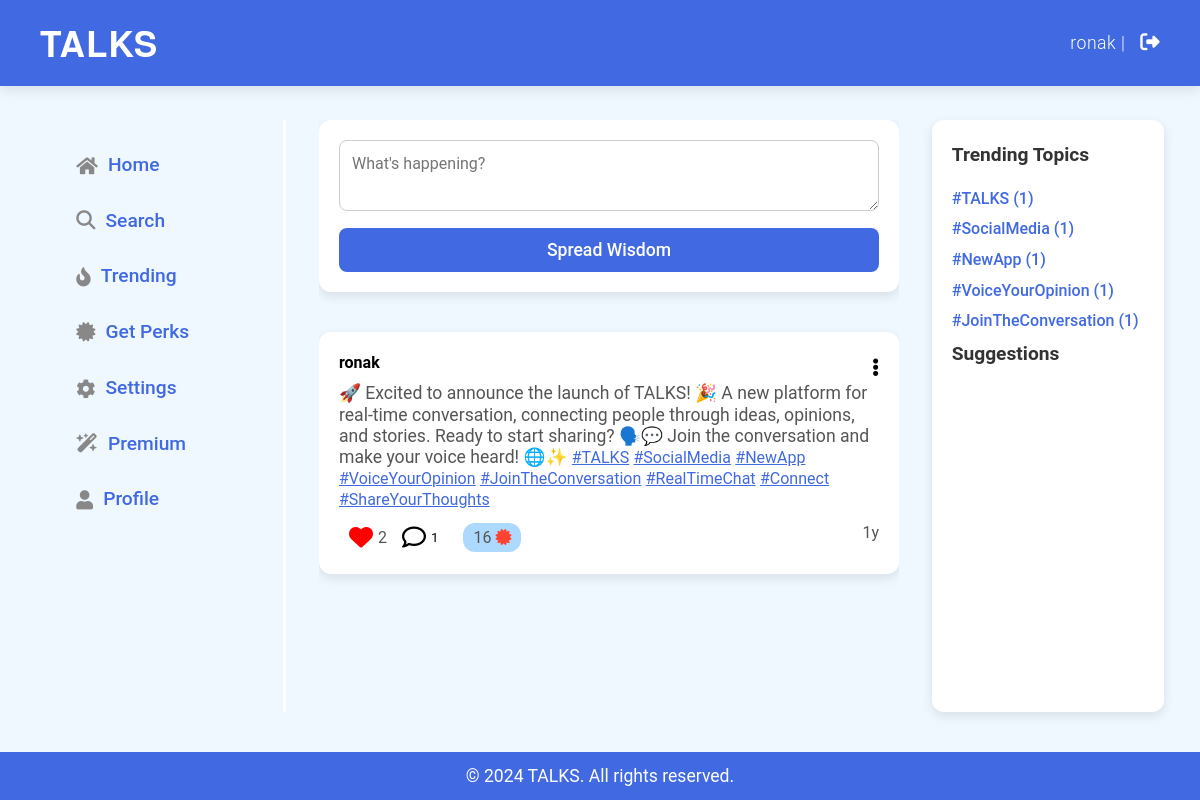
Screenshot of /home (signed in) with the database file from the repository.
### tables this page shows
CREATE TABLE users (
    id INTEGER PRIMARY KEY AUTOINCREMENT,
    username TEXT NOT NULL UNIQUE,
    email TEXT NOT NULL UNIQUE,
    password TEXT NOT NULL
, bio TEXT, contact TEXT, google_id TEXT, perks INT DEFAULT 0, login_streak INT DEFAULT 0, last_login_date DATE, subscriptions TEXT CHECK(subscriptions IN ('user','basic', 'premium', 'exclusive')) DEFAULT 'user');

CREATE TABLE comments (
    id INTEGER PRIMARY KEY AUTOINCREMENT,
    post_id INTEGER NOT NULL,
    user_id INTEGER NOT NULL,
    content TEXT NOT NULL,
    created_at TIMESTAMP DEFAULT CURRENT_TIMESTAMP,
    FOREIGN KEY (post_id) REFERENCES posts (id),
    FOREIGN KEY (user_id) REFERENCES users (id)
);

CREATE TABLE "posts" (
    id INTEGER PRIMARY KEY,
    user_id INTEGER NOT NULL,
    content TEXT NOT NULL,
    created_at TIMESTAMP DEFAULT CURRENT_TIMESTAMP
);

### app.py (the view)
@app.route("/home")
@login_required
def home():
    conn = get_db_connection()
    cursor = conn.cursor()
    user_id = session.get("user_id")  # Get user_id from session
    cursor.execute(
        """
        SELECT posts.id AS post_id, posts.content, posts.created_at, users.username AS post_user,
            COUNT(DISTINCT post_likes.id) AS like_count,
            COUNT(DISTINCT comments.id) AS comment_count,
            comments.id AS comment_id, comments.content AS comment_content,
            comment_users.username AS comment_user,
            COUNT(DISTINCT comment_likes.id) AS comment_like_count
        FROM posts
        JOIN users ON posts.user_id = users.id
        LEFT JOIN post_likes ON post_likes.post_id = posts.id
        LEFT JOIN comments ON comments.post_id = posts.id
        LEFT JOIN users AS comment_users ON comments.user_id = comment_users.id
        LEFT JOIN comment_likes ON comment_likes.comment_id = comments.id
        GROUP BY posts.id, comments.id
        ORDER BY posts.created_at DESC, comments.created_at ASC
        """
    )
    posts = cursor.fetchall()
    grouped_posts = {}
    for post in posts:
        post_id = post["post_id"]
        content_with_links = re.sub(
            r"(#\w+)",
            lambda match: f'<a href="hashtags/{match.group(1)[1:]}" class="hashtag-links">{match.group(1)}</a>',
            post["content"],
        )
        content_with_links = Markup(content_with_links)
        if post_id not in grouped_posts:
            grouped_posts[post_id] = {
                "post_id": post_id,
                "post_content_raw": post["content"],
                "post_content": content_with_links,
                "created_at": time_ago(post["created_at"]),
                "username": post["post_user"],
                "post_cost":calculate_post_cost(post["like_count"], post["comment_count"]),
                "like_count": post["like_count"],
                "comments": [],
                "is_liked": False,
            }
        if user_id:
            cursor.execute(
                "SELECT * FROM post_likes WHERE post_id = ? AND user_id = ?",
                (post_id, user_id),
            )
            if cursor.fetchone():
                grouped_posts[post_id]["is_liked"] = True
        if post["comment_id"]:
            comment_data = {
                "comment_id": post["comment_id"],
                "username": post["comment_user"],
                "content": post["comment_content"],
                "like_count": post["comment_like_count"],
                "is_liked": False,
            }
            if user_id:
                cursor.execute(
                    "SELECT * FROM comment_likes WHERE comment_id = ? AND user_id = ?",
                    (post["comment_id"], user_id),
                )
                if cursor.fetchone():
                    comment_data["is_liked"] = True
            grouped_posts[post_id]["comments"].append(comment_data)
    final_posts = list(grouped_posts.values())
    conn.close()
    return render_template("index.html", posts=final_posts)

### app.py (called while the page is built)
def get_db_connection():
    conn = sqlite3.connect(DATABASE)
    conn.row_factory = sqlite3.Row  # Enable dictionary-like row access
    return conn

def login_required(f):
    @wraps(f)
    def decorated_function(*args, **kwargs):
        if "user_id" not in session:
            flash("Please log in to access this page.")
            return redirect(url_for("login"))
        return f(*args, **kwargs)
    return decorated_function

def time_ago(created_at):
    if isinstance(created_at, str):  # Check if it's a string
        created_at = datetime.fromisoformat(created_at)  # Convert string to datetime
    now = datetime.utcnow()
    diff = now - created_at
    seconds = diff.total_seconds()
    if seconds < 60:
        return f"{int(seconds)}s"
    elif seconds < 3600:
        return f"{int(seconds // 60)}m"
    elif seconds < 86400:
        return f"{int(seconds // 3600)}h"
    elif seconds < 604800:
        return f"{int(seconds // 86400)}d"
    elif seconds < 2419200:
        return f"{int(seconds // 604800)}w"
    elif seconds < 31536000:
        return f"{int(seconds // 2419200)}mo"
    else:
        return f"{int(seconds // 31536000)}y"

def calculate_post_cost(post_like_count, post_comment_count):
    base_cost = 10  # Minimum cost for any post
    multiplier = 5  # Adjust for your app's economy
    post_popularity_score = (post_like_count * 0.5) + (post_comment_count * 0.3)
    post_cost_in_perks = base_cost + (post_popularity_score * multiplier)
    return int(post_cost_in_perks)

### templates/index.html (shortened to what this page needs)
<!DOCTYPE html>
<html lang="en">
  <head>
    {%include 'link-href.html'%}
  </head>
  <body>
    {%include 'main-header.html'%}
    <div class="container main-content">
      <div class="content-area">
        {%include 'left-bar.html' %}
        <section class="post-feed">
          <div class="post-card">
            <form action="{{ url_for('create_post') }}" method="POST">
              <textarea
                name="content"
                placeholder="What's happening?"
                required
              ></textarea>
              <button type="submit" class="btn">Spread Wisdom</button>
            </form>
          </div>
          {% for post in posts %} {% include 'post.html' %} {% endfor %}
        </section>
        <aside class="sidebar">
          <div class="trending">
            <h4>Trending Topics</h4>
            <ul id="trending-topics-list"></ul>
          </div>
          <div class="people-suggestions">
            <h4>Suggestions</h4>
          </div>
        </aside>
      </div>
    </div>
    {%include 'footer.html'%}
  </body>
</html>

### templates/main-header.html
<header class="main-header">
  <div class="container">
    <h1 class="logo">TALKS</h1>
    <nav>
      {% if session['username'] %}
      <p>
        {{ session['username'] }} |
        <a href="{{ url_for('logout') }}"
          ><i class="fa-solid fa-right-from-bracket"></i
        ></a>
      </p>
      {% else %}
      <a href="{{ url_for('login') }}" class="btn">Login</a> |
      <a href="{{ url_for('register') }}" class="btn">Register</a>
      {% endif %}
    </nav>
  </div>
</header>

### templates/post.html (shortened to what this page needs)
<div class="post" id="post_{{ post.post_id }}">
  <div class="post-header">
    <p><strong>{{ post.username }}</strong></p>
    <div class="post-options">
      <button class="options-btn" data-post-id="{{ post.post_id }}">
        <i class="fa fa-ellipsis-v"></i>
      </button>
    </div>
  </div>
  <p>{{ post.post_content | safe}}</p>
  <div class="post-actions">
    <div>
      <button
        class="like-post {% if post.is_liked %} liked {%endif%}"
        data-post-id="{{ post.post_id }}"
      >
        <i
          class="fa-regular fa-heart {% if post.is_liked %} fa-solid {%endif%}"
          data-post-id="{{post.post_id}}"
        ></i>
        <p>{{ post.like_count }}</p>
      </button>
      <button class="comment-toggle" data-post-id="{{ post.post_id }}">
        <i class="fa-regular fa-comment"></i>
        {{ post.comments|length }}
      </button>
      <div class="perks"><p>{{post.post_cost}} <i class="fa-solid fa-certificate"></i></p></div>
    </div>
    <p>{{ post.created_at }}</p>
  </div>
</div>

### static/css/styles.css (style rules this page uses)
* { margin: 0; padding: 0; box-sizing: border-box; font-family: "Roboto", sans-serif; }
body { background-color: #f0f8ff; color: #333; line-height: 1.6; padding-top: 80px; font-size: 16px; }
.container { max-width: 100%; margin: 0 auto; padding: 0 20px; }
.main-header { background-color: #4169e1; color: #fff; padding: 15px 0; position: fixed; width: 100%; top: 0; left: 0; z-index: 1000; box-shadow: 0 4px 12px rgba(0, 0, 0, 0.1); }
.main-header .container { display: flex; justify-content: space-between; align-items: center; }
.main-header h1 { font-size: 2.2em; margin-left: 20px; font-weight: 700; letter-spacing: 1px; }
.main-header nav a { color: #fff; text-decoration: none; margin-left: 10px; font-size: 1.1em; font-weight: 500; transition: color 0.3s ease; }
.main-header nav p { margin-right: 20px; font-size: 1.1em; font-weight: 300; letter-spacing: 0.5px; }
.main-content { width: 100%; margin-top: 40px; display: flex; padding: 0 20px; justify-content: space-evenly; }
.content-area { width: 100%; display: flex; justify-content: space-around; }
.post-feed { width: 50%; transition: transform 0.3s ease-in-out; height: calc(84vh - 80px); overflow-y: scroll; }
.post-actions { display: flex; align-items: center; justify-content: space-between; }
.post-actions div { display: flex; align-items: center; }
.post-actions p { font-size: 1rem !important; }
.post-actions button { margin: 0 5px; display: flex; align-items: center; }
.post-card { background-color: #fff; padding: 20px; margin-bottom: 20px; border-radius: 12px; box-shadow: 0 4px 12px rgba(0, 0, 0, 0.1); font-size: 1em; transition: opacity 0.5s ease, transform 0.5s ease; }
.post-card textarea { width: 100%; padding: 12px; border-radius: 8px; border: 1px solid #ccc; margin-bottom: 10px; font-size: 1em; resize: vertical; line-height: 1.4; font-family: "Roboto", sans-serif; }
.post-card button { background-color: #4169e1; color: white; padding: 12px; border: none; border-radius: 8px; width: 100%; font-size: 1.1em; font-weight: 500; cursor: pointer; transition: background-color 0.3s ease; }
.post { background-color: #fff; padding: 20px; padding-bottom: none; margin-bottom: 20px; border-radius: 12px; box-shadow: 0 4px 12px rgba(0, 0, 0, 0.1); font-size: 1.1em; transform: translateY(20px); transition: opacity 0.5s ease, transform 0.5s ease; }
.post a { font-size: 1rem; color: #4169e1; text-align: center; }
.post p { font-size: 1em; color: #555; margin-bottom: 10px; line-height: 1.2; }
.post p:nth-child(1) { font-size: 1em; }
.post strong { font-size: 1rem; color: #000; }
.liked i { color: #ff0000; }
.sidebar { width: 20%; background-color: #fff; padding: 20px; height: calc(84vh - 80px); border-radius: 12px; box-shadow: 0 4px 12px rgba(0, 0, 0, 0.1); }
.sidebar h4 { font-size: 1.2em; margin-bottom: 15px; font-weight: 600; }
.sidebar ul { list-style-type: none; }
.comment-toggle, .like-comment button { outline: none; border: none; background: none; }
.like-post i, .comment-toggle i, .like-comment i { font-size: 1.5rem; margin: 5px; text-align: center; }
.like-post, .like-comment { outline: none; border: none; background: none; display: flex; align-items: center; justify-content: center; }
.like-post p, .like-comment p { text-align: center; margin: 0px; }
.logo { font-family: "Helvetica Neue", Helvetica, Arial, sans-serif; font-weight: bold; font-size: 48px; letter-spacing: 3px; text-transform: uppercase; color: #fff; transition: all 0.3s ease-in-out; cursor: pointer; border-radius: 10px; position: relative; display: inline-block; }
.post-header { display: flex; justify-content: space-between; align-items: center; position: relative; }
.post-options { position: relative; }
.options-btn { background: none; border: none; cursor: pointer; font-size: 18px; }
.post-actions button { transition: transform 0.3s ease; }
.perks i { color: #fe4332; }

### templates/index.html (style rules this page uses)
.perks { display: flex; align-items: center; justify-content: center; padding: 5px 10px; border-radius: 12px; background: #aed9ff; margin: 0 20px; }
.perks p { margin: 0; padding: 0; }

### rows the page displays
users: username "ronak"
comments: username "ronak", post_content "🚀 Excited to announce the launch of TALKS! 🎉 A new platform for real-time conversation, connecting people through ideas, opinions, and stories. Ready to start sharing? 🗣️💬 Join the conversation and make your voice heard! 🌐✨ #TALKS #SocialMedia #NewApp #VoiceYourOpinion #JoinTheConversation #RealTimeChat #Connect #ShareYourThoughts", like_count "2", comments|length "1", post_cost "16", created_at "1y"
